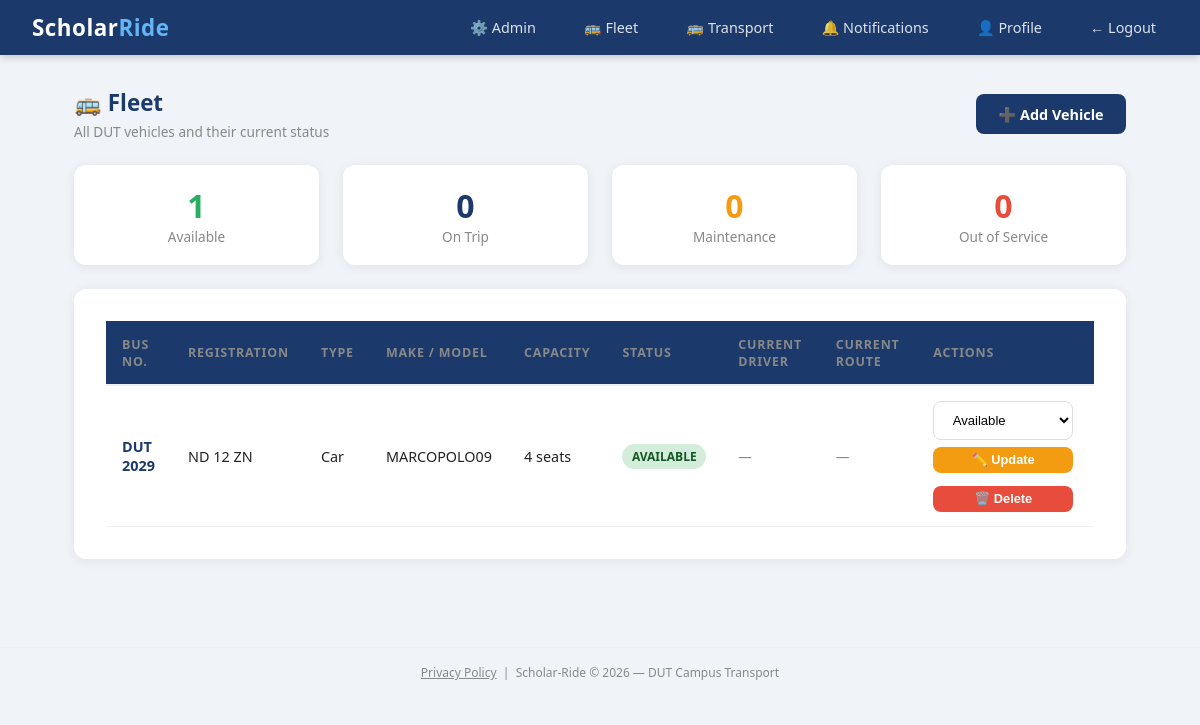
The page /admin/fleet (signed in) on the database as committed earlier.
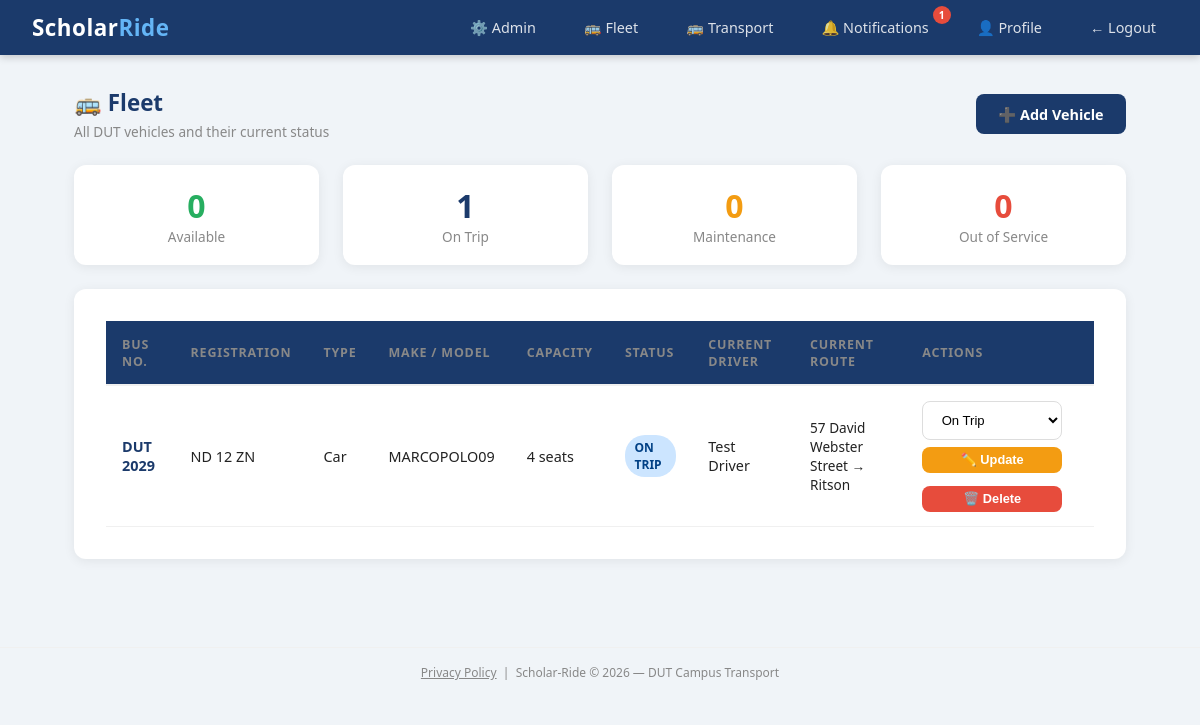
The same page on the database as committed later.
### scholar_ride/models.py (models this page shows)
class Vehicle(db.Model):
    id = db.Column(db.Integer, primary_key=True)
    bus_number = db.Column(db.String(20), unique=True, nullable=False)
    registration_number = db.Column(db.String(20), unique=True, nullable=False)
    vehicle_type = db.Column(db.String(50), nullable=False)
    make_model = db.Column(db.String(100), nullable=False)
    capacity = db.Column(db.Integer, nullable=False)
    status = db.Column(db.String(20), default='available')
    current_driver_id = db.Column(db.Integer, db.ForeignKey('user.id'), nullable=True)
    current_ride_id = db.Column(db.Integer, db.ForeignKey('ride.id'), nullable=True)
    notes = db.Column(db.String(200), nullable=True)
    created_at = db.Column(db.DateTime, default=datetime.utcnow)
    current_driver = db.relationship('User', foreign_keys=[current_driver_id])
    current_ride = db.relationship('Ride', foreign_keys=[current_ride_id])

class User(db.Model, UserMixin):
    id = db.Column(db.Integer, primary_key=True)
    student_number = db.Column(db.String(20), unique=True, nullable=True)
    staff_number = db.Column(db.String(20), unique=True, nullable=True)
    full_name = db.Column(db.String(100), nullable=False)
    email = db.Column(db.String(120), unique=True, nullable=False)
    phone = db.Column(db.String(20), nullable=False)
    password_hash = db.Column(db.String(128), nullable=False)
    role = db.Column(db.String(20), default='student')
    department = db.Column(db.String(100), nullable=True)
    verified = db.Column(db.Boolean, default=False)
    approval_status = db.Column(db.String(20), default='pending')
    otp = db.Column(db.String(6), nullable=True)
    created_at = db.Column(db.DateTime, default=datetime.utcnow)
    driver_code = db.Column(db.String(20), nullable=True)
    rides = db.relationship('Ride', backref='driver', lazy=True)
    bookings = db.relationship('Booking', backref='student', lazy=True)
    session_token = db.Column(db.String(100), nullable=True)

class Ride(db.Model):
    id = db.Column(db.Integer, primary_key=True)
    driver_id = db.Column(db.Integer, db.ForeignKey('user.id'), nullable=False)
    origin = db.Column(db.String(200), nullable=False)
    destination = db.Column(db.String(200), nullable=False)
    departure_time = db.Column(db.DateTime, nullable=False)
    available_seats = db.Column(db.Integer, nullable=False)
    total_seats = db.Column(db.Integer, nullable=False)
    status = db.Column(db.String(20), default='active')
    created_at = db.Column(db.DateTime, default=datetime.utcnow)
    bookings = db.relationship('Booking', backref='ride', lazy=True)
    vehicle_type = db.Column(db.String(50), nullable=True)
    vehicle_model = db.Column(db.String(100), nullable=True)
    registration_number = db.Column(db.String(20), nullable=True)
    completed_at = db.Column(db.DateTime, nullable=True)

### scholar_ride/routes/admin.py (the view)
@admin.route('/admin/fleet')
@login_required
def fleet():
    if current_user.role not in ['admin', 'driver']:
        flash('Not authorised.', 'danger')
        return redirect('/rides')
    from scholar_ride.models import Vehicle
    vehicles = Vehicle.query.order_by(Vehicle.bus_number).all()
    return render_template('admin/fleet.html', vehicles=vehicles)

### scholar_ride/models.py (called while the page is built)
@login_manager.user_loader
def load_user(user_id):
    return User.query.get(int(user_id))

### scholar_ride/templates/admin/fleet.html (shortened to what the changed rows need)
{% extends "base.html" %}
{% block content %}
<div class="row mb-4">
    <div class="col">
        <div class="stat-card">
            <div class="stat-number" style="color:#27ae60;">
                {{ vehicles | selectattr('status', 'equalto', 'available') | list | length }}
            </div>
            <div class="stat-label">Available</div>
        </div>
    </div>
    <div class="col">
        <div class="stat-card">
            <div class="stat-number" style="color:#1B3A6B;">
                {{ vehicles | selectattr('status', 'equalto', 'on_trip') | list | length }}
            </div>
            <div class="stat-label">On Trip</div>
        </div>
    </div>
</div>
<div class="card p-3" style="margin-top: 1.5rem;">
    {% if vehicles %}
    <table class="fleet-table" style="width:100%; border-collapse:collapse;">
        <thead>
            <tr>
                <th>Bus No.</th>
                <th>Registration</th>
                <th>Type</th>
                <th>Make / Model</th>
                <th>Capacity</th>
                <th>Status</th>
                <th>Current Driver</th>
                <th>Current Route</th>
                {% if current_user.role in ['admin', 'driver'] %}
                <th>Actions</th>
                {% endif %}
            </tr>
        </thead>
        <tbody>
            {% for vehicle in vehicles %}
            <tr>
                <td><strong style="color:#1B3A6B;">{{ vehicle.bus_number }}</strong></td>
                <td>{{ vehicle.registration_number }}</td>
                <td>{{ vehicle.vehicle_type }}</td>
                <td>{{ vehicle.make_model }}</td>
                <td>{{ vehicle.capacity }} seats</td>
                <td>
                    <span class="badge
                        {% if vehicle.status == 'available' %}badge-success
                        {% elif vehicle.status == 'on_trip' %}badge-primary
                        {% elif vehicle.status == 'maintenance' %}badge-warning
                        {% else %}badge-danger{% endif %}">
                        {{ vehicle.status | replace('_', ' ') | upper }}
                    </span>
                </td>
                <td>
                    {% if vehicle.current_driver %}
                        {{ vehicle.current_driver.full_name }}
                    {% else %}
                        <span class="text-muted">—</span>
                    {% endif %}
                </td>
                <td>
                    {% if vehicle.current_ride %}
                        <span style="font-size:0.85rem;">
                            {{ vehicle.current_ride.origin }} → {{ vehicle.current_ride.destination }}
                        </span>
                    {% else %}
                        <span class="text-muted">—</span>
                    {% endif %}
                </td>
                {% if current_user.role in ['admin', 'driver'] %}
                <td>
                    <div class="action-cell">
                        {% if current_user.role == 'admin' %}
                            <form method="POST" action="/admin/fleet/{{ vehicle.id }}/status">
                                <select name="status" class="form-control"
                                        style="width:140px; font-size:0.82rem; margin-bottom:0.4rem;">
                                    <option value="available" {% if vehicle.status == 'available' %}selected{% endif %}>Available</option>
                                    <option value="on_trip" {% if vehicle.status == 'on_trip' %}selected{% endif %}>On Trip</option>
                                </select>
                                <button type="submit" class="btn btn-sm btn-warning" style="width:140px;">
                                    ✏️ Update
                                </button>
                            </form>
                            <form method="POST" action="/admin/fleet/{{ vehicle.id }}/delete"
                                  style="margin-top:0.3rem;">
                                <button type="submit" class="btn btn-sm btn-danger" style="width:140px;"
                                        onclick="return confirm('Remove this vehicle from fleet?')">
                                    🗑️ Delete
                                </button>
                            </form>
                        {% endif %}
                    </div>
                </td>
                {% endif %}
            </tr>
            {% endfor %}
        </tbody>
    </table>
    {% endif %}
</div>
{% endblock %}

Rows that differ between the two databases and show on the page:
changed Vehicle "ND 12 ZN": status "AVAILABLE" → "ON TRIP"; current_driver.full_name (not shown) → "Test Driver"; current_ride.origin (not shown) → "57 David Webster Street"; current_ride.destination (not shown) → "Ritson"; status "Available" → "On Trip"; text "— —" → "→"
Other text that changed with them:
{{ unread_count }}: (not shown) → "1"
{{ vehicles | selectattr('status', 'equalto', 'on_trip') | list | length }}: "0" → "1"
text no longer shown: "1"
text now shown: "0"
